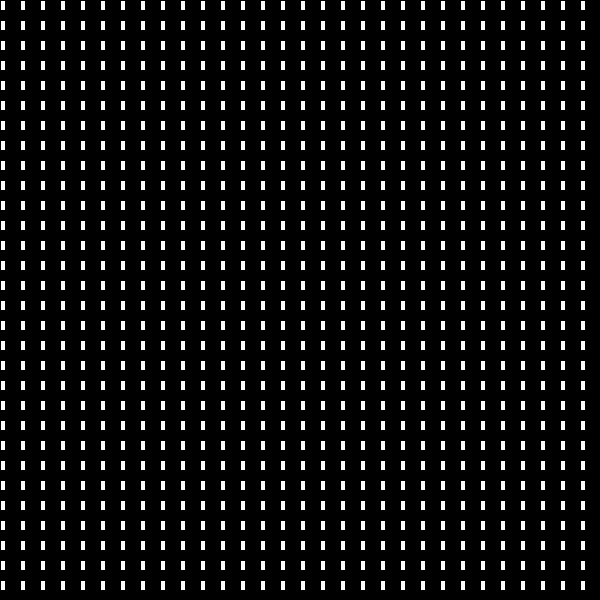
Frame 1 (no input)
Frame 60 (the mouse pressed at the canvas centre just before this capture): identical to frame 1, image omitted
Frame 120 (the mouse held since frame 60 and released just before this capture): identical to frame 1, image omitted

The Processing sketch that drew this single still picture (run headless with seeded random() and noise(); from frame 60 on, the mouse is pressed at the canvas centre):

// Processing sketch: processing_143643
// ── processing_143643.pde

// Konkuk University
// Department of Dynamic Media
// SOS iDesign
// Name: Shin Yeonsik
// ID: 

float angle; 


void setup(){  
size(600, 600); 
smooth(); 
} 

void draw(){ 
  for(int i = 0; i<600; i = i+20){ 
  for(int j = 0; j<600; j = j+20){
      rect(i, j, 80,80); 
      fill(0); 
      rect(i, j, 20, 20); 
      fill(255,255,255); 
      rect(i, j, 5, 10); 
      fill(0); 
  }
  
  }
}
